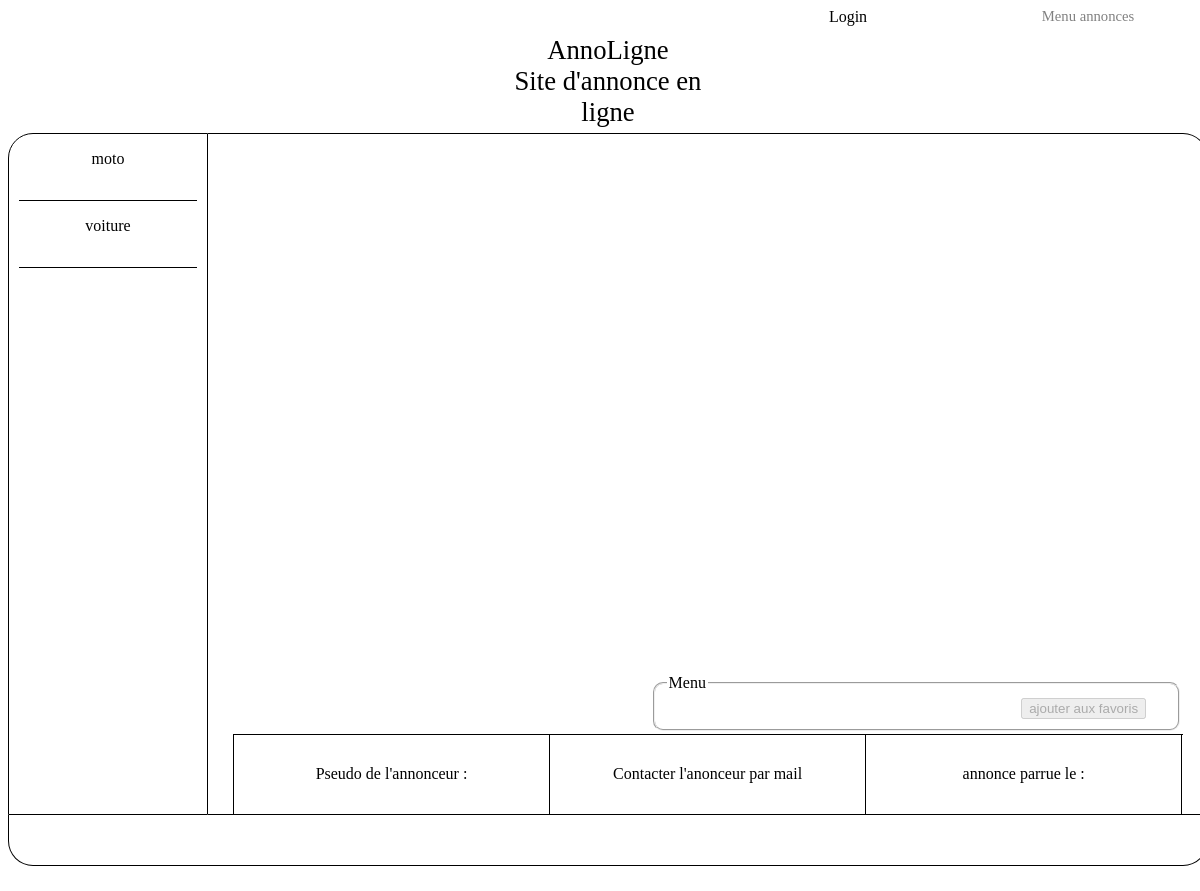
The app's page /pages/annonces/view_annonce.php, older data.
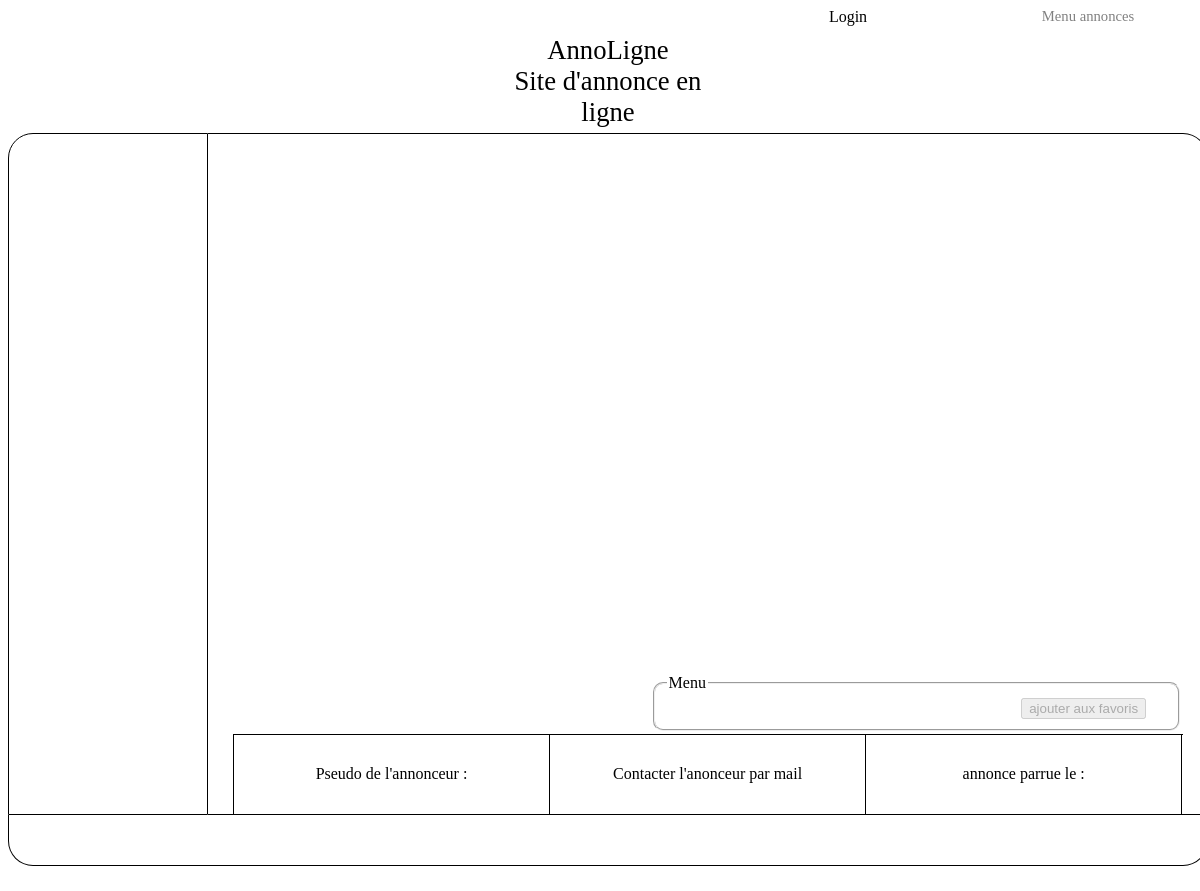
The same page, newer data.
### tables this page shows
CREATE TABLE `categorie` (
  `id_categorie` int(4) NOT NULL AUTO_INCREMENT,
  `nom_categorie` varchar(50) NOT NULL,
  PRIMARY KEY (`id_categorie`),
  KEY `id_categorie` (`id_categorie`)
);

### pages/functions.php (the view, shortened to what this page needs)
<?php
function display_index_categorie($array, $mode)
{
    $affichage = "";
    if($mode == 0)
    {
        for($i=0;$i<count($array);$i++)
        {
            $affichage .= '<div class="display_categorie">';
            $affichage .= '<p><a href="pages/recherche.php?index_categorie=' . $array[$i][1] . '">' . $array[$i][1] . '</a></p>';
            $affichage .= '</div>';
        }
    }
    else if($mode == 1)
    {
        for($i=0;$i<count($array);$i++)
        {
            $affichage .= '<div class="display_categorie">';
            $affichage .= '<p><a href="../recherche.php?index_categorie=' . $array[$i][1] . '">' . $array[$i][1] . '</a></p>';
            $affichage .= '</div>';
        }
    }
    return $affichage;
}
function select_categories($bdd)
{
    $request = $bdd->query('select * from categorie group by(nom_categorie)');
    $request = $request->fetchAll();
    return $request;
}

### pages/annonces/view_annonce.php (shortened to what this page needs)
<?php
include '../functions.php';
$s_login = "Login";
$s_url = "login.php";
$input_favoris = '<input type="submit" name="btn_favoris" value="ajouter aux favoris" disabled/>';
$bdd = connexion('annonces_en_ligne', 'localhost', 'root', 'root');
if(isset($_SESSION['conn']) && $_SESSION['conn'])
{
    $s_login = "unlog";
    $s_url = "disconnect.php";
    $pseudo = 'Bienvenue ' . $_SESSION['pseudo'];
    $lien_menu_annonces =  '<p><a href="./menu_annonces.php">Menu annonces</a></p>';
    $input_favoris = '<input type="submit" name="btn_favoris" value="ajouter aux favoris" />';
    if(check_favoris($_SESSION["ID"], $_REQUEST['id_annonce'], $bdd) == false)
    {
        $input_favoris = '<input type="submit" name="btn_enlever_favoris" value="enlever des favoris" />';
    }
}
else
{
    $lien_menu_annonces = '<p class="disabled">Menu annonces</p>';
}
?>
<!DOCTYPE html>
<html>
    <head>
        <link href="../../css/style_view_annonces.css" rel="stylesheet" type="text/css" />
    </head>
    <body>
        <div id="principal">
            <div id="banniere">
                <div class="div_banniere"></div>
                <div class="div_banniere">
                </div>
                <div class="div_banniere"><p id="titre_site"><a href="../../index.php">AnnoLigne<br/>Site d'annonce en ligne</a></p></div>
                <div class="div_banniere">
                    <a href="../connection/<?php echo $s_url; ?>"><?php echo $s_login; ?></a>
                </div>
                <div class="div_banniere">
                    <?php
                        echo $lien_menu_annonces;
                    ?>
                </div>
            </div>
            <div id="categorie">
                <?php echo display_index_categorie(select_categories($bdd), 1); ?>
            </div>
            <div id="contenent">
                <div id="view_annonce">
                    <div id="titre">
                    </div>
                    <div id="photos">
                        <div id="photo_principale">
                        </div>
                        <div id="photos_miniatures">
                        </div>
                    </div>
                    <div id="enveloppe_text">
                        <div id="text">
                        </div>
                    </div>
                    <div id="va_menu">
                        <fieldset>
                            <legend>Menu</legend>
                            <div>
                                <form action="#" method="post">
                                    <?php echo $input_favoris; ?>
                                </form>
                            </div>
                        </fieldset>
                    </div>
                    <div id="infos">
                        <div class="info">
                            Pseudo de l'annonceur :
                        </div>
                        <div class="info">
                            <?php echo '<a href="mailto:' . $mail . '">Contacter l\'anonceur par mail</a>'; ?>
                        </div>
                        <div class="info">
                            <?php echo 'annonce parrue le : <span class="red">' . $date . '</span>'; ?>
                        </div>
                    </div>
                </div>
            </div>
            <div id="pied_page">
            </div>
        </div>
    </body>
</html>

### css/style_view_annonces.css (style rules this page uses)
body { width: 100%; height: 100%; }
a:link { margin-top: 0px; text-decoration: none; color: black; }
.disabled { color: grey; margin-top: 0px; font-size: 11pt; }
#principal { width: 1200px; height: 680px; margin: auto; }
#banniere { width: 1200px; height: 100px; }
#titre_site { font-size: 20pt; }
.div_banniere { width: 240px; height: 100px; float : left; font-size: 12pt; text-align: center; }
#categorie { width: 198px; height: 680px; margin-top: 25px; float: left; //background-color: red; border : 1px solid black; border-radius: 25px 0px 0px 0px; //box-shadow: 15px 15px 20px black; }
#contenent { width: 999px; height: 680px; margin-top: 25px; float: left; //background-color: yellow; //border-radius: 25px; //box-shadow: 15px 15px 20px black; border-top: 1px solid black; border-right: 1px solid black; border-bottom: 1px solid black; border-radius: 0px 25px 0px 0px; }
#view_annonce { width: 95%; height: 650px; margin: auto; //background-color: green; }
#titre { width: 100%; height: 70px; margin: auto; margin-top: 30px; //margin-bottom: 30px; font-size: 30pt; text-align: center; }
#photos { width: 44%; height: 500px; float: left; //background-color: yellow; }
#photo_principale { width: 100%; height: 350px; //background-color: green; }
#photos_miniatures { width: 100%; height: 100px; margin-top: 40px; float: left; overflow: auto; //overflow-y: hidden; //overflow: -moz-scrollbars-horizontal; //background-color: grey; }
#enveloppe_text { width: 56%; height: 440px; float: left; //border-left: solid black 1px; //background-color: red; overflow: auto; }
#text { width: 350px; height: 390px; font-size: 20pt; text-align: center; margin: auto; margin-top: 50px; }
#va_menu { width: 56%; height: 60px; float: left; //background-color: yellow; }
#va_menu fieldset { border-radius: 10px; }
#va_menu div { width: 33%; float: right; text-align: center; }
#va_menu div input { text-align: center; }
#infos { width: 100%; height: 80px; float: left; border-top: solid black 1px; border-left: solid black 1px; }
.info { width: 33.2%; height: 50px; padding-top: 30px; float: left; text-align: center; border-right: solid black 1px; }
#pied_page { width: 1198px; height: 50px; float: left; margin-bottom: 25px; border : 1px solid black; border-top: none; border-radius: 0px 0px 25px 25px; }
.display_categorie { width: 90%; height: 50px; margin: auto; text-align: center; border-bottom: solid 1px black; }

Row changes from the older to the newer data that the page shows:
removed categorie: nom_categorie "moto"
removed categorie: nom_categorie "voiture"
